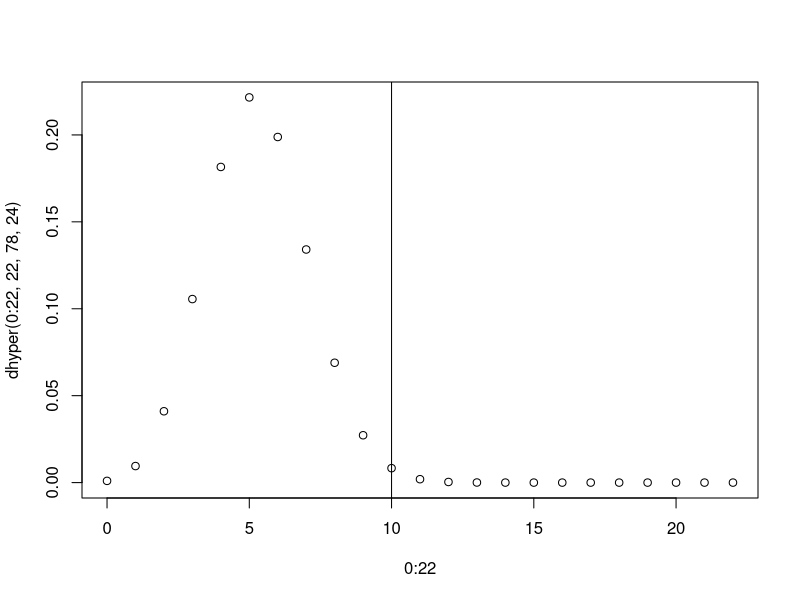

The R script that drew this image:
1 - phyper(9, 22, 78, 24)

dhyper(0:9, 22, 78, 24)
sum(.Last.value)
dhyper(10:22, 22, 78, 24)
plot(0:22, dhyper(0:22, 22, 78, 24))
abline(v=10)
